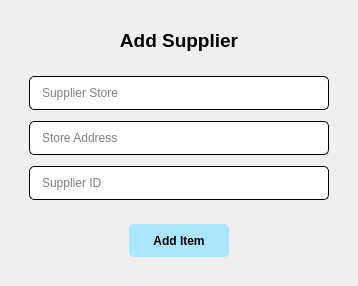
                      <widget class="QWidget" name="addsupplierpg">
                       <layout class="QVBoxLayout" name="verticalLayout_38">
                        <item>
                         <widget class="QWidget" name="widget_12" native="true">
                          <layout class="QVBoxLayout" name="verticalLayout_41">
                           <item alignment="Qt::AlignBottom">
                            <widget class="QWidget" name="widget_15" native="true">
                             <layout class="QVBoxLayout" name="verticalLayout_42">
                              <item>
                               <widget class="QLabel" name="label_24">
                                <property name="text">
                                 <string>&lt;html&gt;&lt;head/&gt;&lt;body&gt;&lt;p align=&quot;center&quot;&gt;&lt;span style=&quot; font-size:14pt; font-weight:600;&quot;&gt;Add Supplier&lt;/span&gt;&lt;/p&gt;&lt;/body&gt;&lt;/html&gt;</string>
                                </property>
                               </widget>
                              </item>
                             </layout>
                            </widget>
                           </item>
                           <item alignment="Qt::AlignHCenter">
                            <widget class="QWidget" name="widget_14" native="true">
                             <layout class="QVBoxLayout" name="verticalLayout_39">
                              <property name="spacing">
                               <number>11</number>
                              </property>
                              <item>
                               <widget class="QLineEdit" name="supplierstore">
                                <property name="minimumSize">
                                 <size>
                                  <width>300</width>
                                  <height>0</height>
                                 </size>
                                </property>
                                <property name="styleSheet">
                                 <string notr="true">padding: 8px 10px;
background-color: rgb(255, 255, 255);
border: 1px solid black;
border-radius: 5px;</string>
                                </property>
                                <property name="placeholderText">
                                 <string>Supplier Store</string>
                                </property>
                               </widget>
                              </item>
                              <item>
                               <widget class="QLineEdit" name="supplieraddress">
                                <property name="minimumSize">
                                 <size>
                                  <width>300</width>
                                  <height>0</height>
                                 </size>
                                </property>
                                <property name="styleSheet">
                                 <string notr="true">padding: 8px 10px;
background-color: rgb(255, 255, 255);
border: 1px solid black;
border-radius: 5px;</string>
                                </property>
                                <property name="placeholderText">
                                 <string>Store Address</string>
                                </property>
                               </widget>
                              </item>
                              <item>
                               <widget class="QLineEdit" name="supplierid">
                                <property name="minimumSize">
                                 <size>
                                  <width>300</width>
                                  <height>0</height>
                                 </size>
                                </property>
                                <property name="styleSheet">
                                 <string notr="true">padding: 8px 10px;
border: 1px solid black;
border-radius: 5px;
background-color: rgb(255, 255, 255);</string>
                                </property>
                                <property name="placeholderText">
                                 <string>Supplier ID</string>
                                </property>
                               </widget>
                              </item>
                             </layout>
                            </widget>
                           </item>
                           <item alignment="Qt::AlignHCenter|Qt::AlignTop">
                            <widget class="QWidget" name="widget_13" native="true">
                             <layout class="QVBoxLayout" name="verticalLayout_40">
                              <item>
                               <widget class="QPushButton" name="additembtn">
                                <property name="minimumSize">
                                 <size>
                                  <width>100</width>
                                  <height>33</height>
                                 </size>
                                </property>
                                <property name="font">
                                 <font>
                                  <weight>75</weight>
                                  <bold>true</bold>
                                 </font>
                                </property>
                                <property name="styleSheet">
                                 <string notr="true">background-color: rgb(171, 230, 255);

border-radius: 5px;</string>
                                </property>
                                <property name="text">
                                 <string>Add Item</string>
                                </property>
                               </widget>
                              </item>
                             </layout>
                            </widget>
                           </item>
                          </layout>
                         </widget>
                        </item>
                       </layout>
                      </widget>
